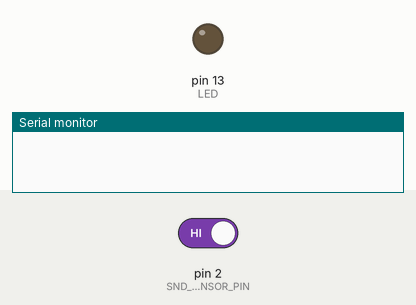
The sketch below on a simulated Arduino Uno, built with avr-gcc and run on an emulated ATmega328P. Parts: output pins drawn as LEDs (lit = HIGH), the last lines printed to the serial monitor. Dashed ring = blinking. The inputs (shaded band) are chosen by the test bench; at power-on: pin 2 (SND_SENSOR_PIN) HIGH.

Above: at 1.2 s.
1.3 s: pin 2 (SND_SENSOR_PIN) driven LOW
At 4.2 s:
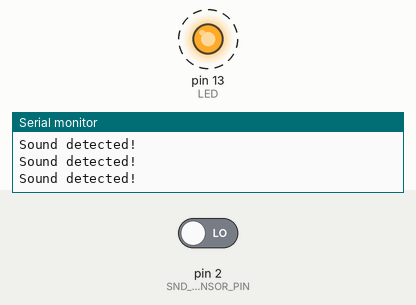
4.3 s: pin 2 (SND_SENSOR_PIN) driven HIGH
At 5.4 s:
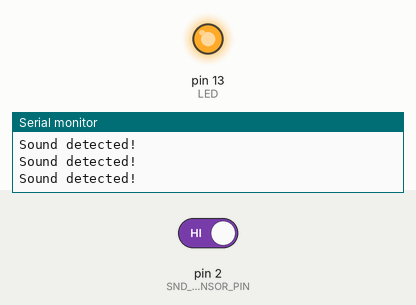
Timing chart, 0 to 7.3 s (numbered marks = the images above; inputs shaded):
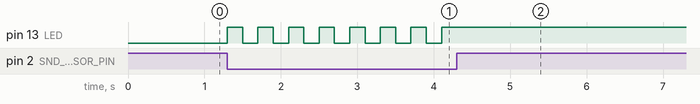

Measured:
- after the input at 1.3 s, pin 13 (LED): alternates HIGH for 0.20 s and LOW for 0.20 s, starting at once
- after the input at 4.3 s, pin 13 (LED): stops changing and stays HIGH

The sketch:

Sound_detector.ino
```cpp
#define SND_SENSOR_PIN 2
#define LED 13

boolean flag = false;

void setup() {
  pinMode(SND_SENSOR_PIN, INPUT);
  pinMode(LED, OUTPUT);
  Serial.begin(9600);
}

void loop() {

  if( digitalRead(SND_SENSOR_PIN) == LOW )
  {
    Serial.println("Sound detected!");
    flag = !flag;
    digitalWrite(LED, flag ? HIGH : LOW);
    delay(200);
  }

}
```
